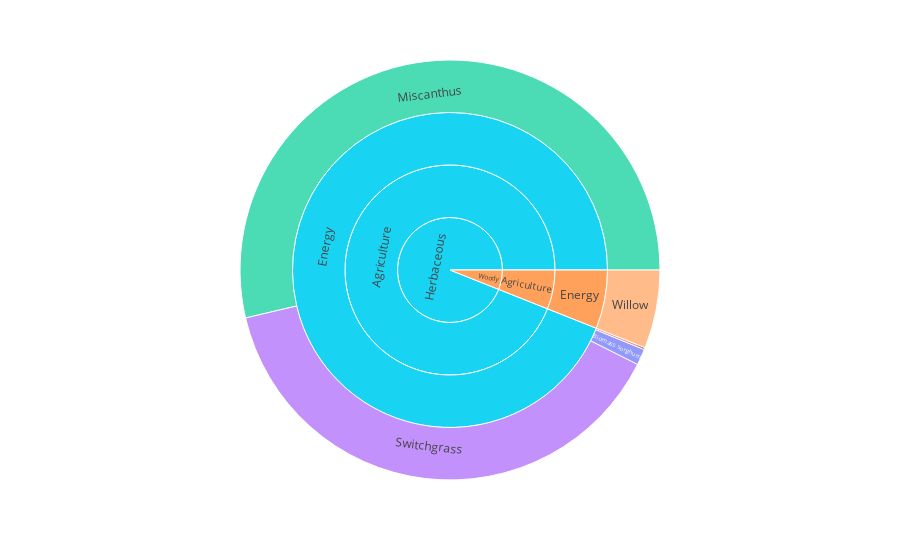

The code cell stored with this chart in its notebook:
### Code cell
fig = px.sunburst(d1, path=['Crop Form', 'Crop Category', 'Crop Type', 'Feedstock'], values='Production', color='Feedstock')
fig.show()

### Figure 1 — Plotly figure (JSON) as saved in the notebook; plotly's stock layout.template omitted (floating-point values rounded to 4 significant figures)
{"data": [{"branchvalues": "total", "customdata": [["Biomass sorghum"], ["Energy cane"], ["Miscanthus"], ["Switchgrass"], ["Willow"], ["(?)"], ["Willow"], ["(?)"], ["Willow"], ["(?)"], ["Willow"]], "domain": {"x": [0, 1], "y": [0, 1]}, "hovertemplate": "labels=%{label}<br>Production=%{value}<br>parent=%{parent}<br>id=%{id}<br>Feedstock=%{customdata[0]}<extra></extra>", "ids": ["Herbaceous/Agriculture/Energy/Biomass sorghum", "Herbaceous/Agriculture/Energy/Energy cane", "Herbaceous/Agriculture/Energy/Miscanthus", "Herbaceous/Agriculture/Energy/Switchgrass", "Woody/Agriculture/Energy/Willow", "Herbaceous/Agriculture/Energy", "Woody/Agriculture/Energy", "Herbaceous/Agriculture", "Woody/Agriculture", "Herbaceous", "Woody"], "labels": ["Biomass sorghum", "Energy cane", "Miscanthus", "Switchgrass", "Willow", "Energy", "Energy", "Agriculture", "Agriculture", "Herbaceous", "Woody"], "marker": {"colors": ["#636efa", "#EF553B", "#00cc96", "#ab63fa", "#FFA15A", "#19d3f3", "#FFA15A", "#19d3f3", "#FFA15A", "#19d3f3", "#FFA15A"]}, "name": "", "parents": ["Herbaceous/Agriculture/Energy", "Herbaceous/Agriculture/Energy", "Herbaceous/Agriculture/Energy", "Herbaceous/Agriculture/Energy", "Woody/Agriculture/Energy", "Herbaceous/Agriculture", "Woody/Agriculture", "Herbaceous", "Woody", "", ""], "type": "sunburst", "values": [15570000.0, 2076000.0, 680300000.0, 493200000.0, 76410000.0, 1191000000.0, 76410000.0, 1191000000.0, 76410000.0, 1191000000.0, 76410000.0]}], "layout": {"autosize": true, "legend": {"tracegroupgap": 0}, "margin": {"t": 60}}}
